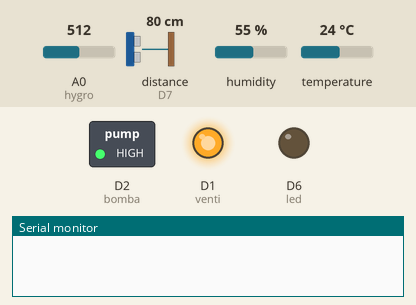
This sketch was run on a simulated ESP8266 (NodeMCU). On the bench: switched loads named in the sketch (green lamp = pin HIGH), output pins drawn as LEDs (lit = HIGH), the last lines printed to the serial monitor. Wiring (inferred from the names in the program): ultrasonic range finder: trigger GPIO 3; echo D7. Inputs (shaded band) come from the test bench; at power-on: A0 (hygro) = 512, distance to the obstacle (sensor on D7) 80 cm, humidity 55 %, temperature 24 °C. The echo pulse lasts 58.3 µs per cm; WiFi joins after 1.5 s; servers stay silent unless stated; the Firebase database answers and starts empty; pins used as bus, display or sensor lines are not drawn.

Above: at 0.1 s.
At 2.8 s:
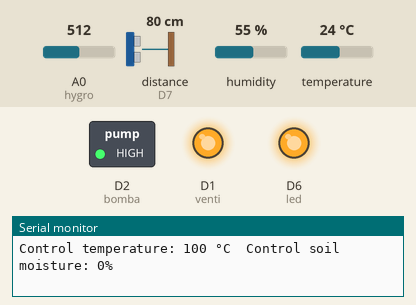
Timing chart, 0 to 4.3 s (numbered marks = the images above):
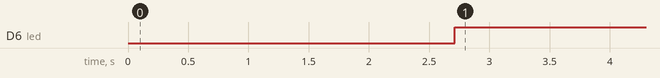

Measured:
- by itself, D6 (led): LOW → HIGH at 2.7 s

The sketch:

iot_digital_garden.ino
```cpp
// Blynk
#define BLYNK_TEMPLATE_ID "templateId"
#define BLYNK_DEVICE_NAME "deviceName"
#define BLYNK_AUTH_TOKEN "authToken"
#define BLYNK_PRINT Serial
#include <ESP8266WiFi.h>
#include <BlynkSimpleEsp8266.h>
#include "FirebaseESP8266.h"
WiFiClient client;

// Wi-Fi settings
const char auth[] = "auth";
const char ssid[] = "ssid";
const char pass[] = "pass";

// Firebase
#define API_KEY "apiKey"
const char *FIREBASE_HOST="firebaseHost";
const char *FIREBASE_AUTH="firebaseAuth";
FirebaseData firebaseData;

// DHT (temperature and environmental humidity sensor)
#include "DHT.h"
#define DHTPIN D5
#define DHTTYPE DHT11
DHT dht(DHTPIN, DHTTYPE);

// PINS
const int venti = D1; // fan
const int bomba = D2; // pump
const int echo = 13;  // ultrasonic
const int trig = 3;   // ultrasonic
const int led = 12;   // led
const int hygro = A0; // soil moisture

bool statusVenti = false; // fan status (negated)
bool statusBomba = false; // pump status (negated)
int t_ctl = 100;          // max. temperature (control)
int s_ctl = 0;            // min. soil moisture (control)
int depth = 18;           // water container depth
int count = 0;            // counter: keep diff. update freq. (Blynk, Firebase)
String node = "digital-garden"; // Firebase node

void setup()
{
  Serial.begin(9600);
  pinMode(echo,INPUT);
  pinMode(trig,OUTPUT);
  pinMode(led, OUTPUT);
  pinMode(hygro, INPUT);
  pinMode(bomba, OUTPUT);
  pinMode(venti, OUTPUT);

  // Enable temperature and environmental humidity sensor
  dht.begin();

  // Disable components
  digitalWrite(led,LOW);
  digitalWrite(venti, HIGH);
  digitalWrite(bomba, HIGH);

  //Blynk
  Blynk.begin(auth, ssid, pass);
  Serial.println(F("DHTxx test!"));
  Serial.print("Conectando...");
  while (WiFi.status() != WL_CONNECTED) {
    delay(500);
    Serial.print(".");
  }

  Serial.println("Conexión OK!");
  Serial.print("IP Local: ");
  Serial.println(WiFi.localIP());

  // Firebase
  Firebase.begin(FIREBASE_HOST, FIREBASE_AUTH);
  Firebase.reconnectWiFi(true);

  // Set gauge range on Blynk panel
  Blynk.setProperty(V5, "max", 100);
  Blynk.setProperty(V6, "max", 100);
  Blynk.setProperty(V7, "max", 100);
  Blynk.setProperty(V8, "max", 100);

  // Get stored control max. temperature from Firebase
  Firebase.getInt(firebaseData, node + "/t_ctl");
  if (firebaseData.intData()==0){
    Firebase.setInt(firebaseData, node + "/t_ctl", t_ctl+1);
  }
  else{
    t_ctl=firebaseData.intData()-1;
  }

  // Get stored control min. soil moisture from Firebase
  Firebase.getInt(firebaseData, node + "/s_ctl");
  if (firebaseData.intData()==0){
    Firebase.setInt(firebaseData, node + "/s_ctl", s_ctl+1);
  }
  else{
    s_ctl=firebaseData.intData()-1;
  }

  // Get stored water container depth from Firebase
  Firebase.getInt(firebaseData, node + "/depth");
  if (firebaseData.intData()==0){
    Firebase.setInt(firebaseData, node + "/depth", depth+1);
  }
  else{
    depth=firebaseData.intData()-1;
  }

  // Set relay and depth values to false by default on Blynk panel
  Blynk.virtualWrite(V2, 0);
  Blynk.virtualWrite(V3, 0);

  // Set water container depth and control values on Blynk panel
  Blynk.virtualWrite(V9, depth);
  Blynk.virtualWrite(V11, t_ctl);
  Blynk.virtualWrite(V12, s_ctl);
}

// Get fan status from Blynk panel
BLYNK_WRITE(V2)
{
  int V2Data = param.asInt();
  Serial.print(V2Data);
  Serial.println(" Venti");
  statusVenti = (bool)V2Data;
}

// Get pump status from Blynk panel
BLYNK_WRITE(V3)
{
  int V3Data = param.asInt();
  Serial.print(V3Data);
  Serial.println(" Bomba");
  statusBomba = (bool)V3Data;
}

// Get water container depth from Blynk panel
BLYNK_WRITE(V9)
{
  int V9Data = param.asInt();
  depth = V9Data;
  // int V1Data=param.asInt();
  // digitalWrite(led, V1Data);
}

// Get control max. temperature value
BLYNK_WRITE(V11)
{
  int V11Data = param.asInt();
  t_ctl = V11Data;
}

// Get control min. soil moisture value
BLYNK_WRITE(V12)
{
  int V12Data = param.asInt();
  s_ctl = V12Data;
}

void loop()
{
  int t;        // Temperature
  int h;        // Humidity
  long dur;       // Time difference from ultrasonic sensor
  long dist;       // Distance from ultrasonic sensor
  float s;        // Soil moisture
  int s_map;      // Soil moisture normalized
  int waterLevelPercentage;

    // Water level
  digitalWrite(trig, LOW);
  delayMicroseconds(4);
  digitalWrite(trig, HIGH);
  delayMicroseconds(10);
  digitalWrite(trig, LOW);
  dur = pulseIn(echo, HIGH);
  dist = ((dur * 0.034) / 2)-3;
  waterLevelPercentage = 100-(((float)dist/(depth-3))*100);
  if (waterLevelPercentage<0){
    waterLevelPercentage=0;
  }

  //waterLevelLED
  if(waterLevelPercentage<25){
    digitalWrite(led,HIGH);
  }
  else{
    digitalWrite(led,LOW);
  }


    // Humidity
  h = dht.readHumidity();

  // Temperature
  t = dht.readTemperature();

    // Soil moisture
  s = analogRead(hygro);
  s_map = map(s, 0, 1023, 100, 0);

    // Read failure
  if (isnan(h) || isnan(t) || isnan(s) || isnan(dur)) {
    Serial.println(F("Failed to read from DHT sensor!"));
    return;
  }

  // Update fan from Blynk
  if (statusVenti) {
    digitalWrite(venti, LOW);
  } else {
    digitalWrite(venti, HIGH);
  }
  Serial.print("Status venti: ");
  Serial.println(statusVenti);

  // Update pump from Blynk}
  if (statusBomba) {
    digitalWrite(bomba, LOW);
  } else {
    digitalWrite(bomba, HIGH);
  }
  Serial.print("Status bomba: ");
  Serial.println(statusBomba);

   // Monitor soil moisture
  if (s_map < s_ctl) {
    digitalWrite(bomba, LOW);
    delay(5000);
    digitalWrite(bomba, HIGH);
    delay(2000);
  }

  // Monitor temperature
  if (t > t_ctl) {
    digitalWrite(venti, LOW);
    delay(5000);
    digitalWrite(venti, HIGH);
    delay(2000);
  }

  // Print stuff
  Serial.print(waterLevelPercentage);
  Serial.print("%  ");
  Serial.print(dist);
  Serial.println(" cm");
  Serial.print(F("Humidity: "));
  Serial.print(h);
  Serial.print(F("%  Temperature: "));
  Serial.print(t);
  Serial.print(F("°C  Soil humidity: "));
  Serial.print(s_map);
  Serial.println("%");
  Serial.print("Control temperature: ");
  Serial.print(t_ctl);
  Serial.print(" °C  Control soil moisture: ");
  Serial.print(s_ctl);
  Serial.println("%");

  // Write to Blynk
  Blynk.virtualWrite(V5, h);
  Blynk.virtualWrite(V6, t);
  Blynk.virtualWrite(V7, s_map);
  Blynk.virtualWrite(V8, waterLevelPercentage);

  Firebase.setInt(firebaseData, node + "/s_ctl", s_ctl+1);
  Firebase.setInt(firebaseData, node + "/t_ctl", t_ctl+1);
  Firebase.setInt(firebaseData, node + "/depth", depth+1);

  if(count == 3){
    // push de datos Firebase
    Firebase.pushInt(firebaseData, node + "/Temperature", t);
    Firebase.pushInt(firebaseData, node + "/Humidity", h);
    Firebase.pushInt(firebaseData, node + "/Soil_Moisture", s_map);
    Firebase.pushInt(firebaseData, node + "/Water_Level", waterLevelPercentage);
    count=0;
  }
  count = count + 1;

  delay(5000);
}
```
